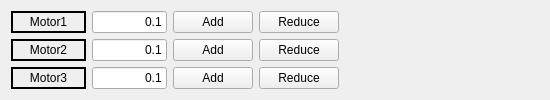
                <widget class="QWidget" name="tab_9">
                 <attribute name="title">
                  <string>Joint</string>
                 </attribute>
                 <layout class="QGridLayout" name="gridLayout_8">
                  <item row="2" column="0">
                   <widget class="QLabel" name="label_Joint_Motor3">
                    <property name="sizePolicy">
                     <sizepolicy hsizetype="Expanding" vsizetype="Preferred">
                      <horstretch>0</horstretch>
                      <verstretch>0</verstretch>
                     </sizepolicy>
                    </property>
                    <property name="frameShape">
                     <enum>QFrame::Box</enum>
                    </property>
                    <property name="lineWidth">
                     <number>2</number>
                    </property>
                    <property name="text">
                     <string>Motor3</string>
                    </property>
                    <property name="alignment">
                     <set>Qt::AlignCenter</set>
                    </property>
                   </widget>
                  </item>
                  <item row="0" column="1">
                   <widget class="QLineEdit" name="lineEdit_Motor1">
                    <property name="sizePolicy">
                     <sizepolicy hsizetype="Expanding" vsizetype="Fixed">
                      <horstretch>0</horstretch>
                      <verstretch>0</verstretch>
                     </sizepolicy>
                    </property>
                    <property name="text">
                     <string>0.1</string>
                    </property>
                    <property name="alignment">
                     <set>Qt::AlignRight|Qt::AlignTrailing|Qt::AlignVCenter</set>
                    </property>
                   </widget>
                  </item>
                  <item row="1" column="0">
                   <widget class="QLabel" name="label_Joint_Motor2">
                    <property name="sizePolicy">
                     <sizepolicy hsizetype="Expanding" vsizetype="Preferred">
                      <horstretch>1</horstretch>
                      <verstretch>0</verstretch>
                     </sizepolicy>
                    </property>
                    <property name="frameShape">
                     <enum>QFrame::Box</enum>
                    </property>
                    <property name="lineWidth">
                     <number>2</number>
                    </property>
                    <property name="text">
                     <string>Motor2</string>
                    </property>
                    <property name="alignment">
                     <set>Qt::AlignCenter</set>
                    </property>
                   </widget>
                  </item>
                  <item row="2" column="2">
                   <widget class="QPushButton" name="pushButton_Motor3_Add">
                    <property name="sizePolicy">
                     <sizepolicy hsizetype="Expanding" vsizetype="Fixed">
                      <horstretch>0</horstretch>
                      <verstretch>0</verstretch>
                     </sizepolicy>
                    </property>
                    <property name="text">
                     <string>Add</string>
                    </property>
                   </widget>
                  </item>
                  <item row="2" column="1">
                   <widget class="QLineEdit" name="lineEdit_Motor3">
                    <property name="sizePolicy">
                     <sizepolicy hsizetype="Expanding" vsizetype="Fixed">
                      <horstretch>0</horstretch>
                      <verstretch>0</verstretch>
                     </sizepolicy>
                    </property>
                    <property name="text">
                     <string>0.1</string>
                    </property>
                    <property name="alignment">
                     <set>Qt::AlignRight|Qt::AlignTrailing|Qt::AlignVCenter</set>
                    </property>
                   </widget>
                  </item>
                  <item row="0" column="0">
                   <widget class="QLabel" name="label_Joint_Motor1">
                    <property name="sizePolicy">
                     <sizepolicy hsizetype="Expanding" vsizetype="Preferred">
                      <horstretch>0</horstretch>
                      <verstretch>0</verstretch>
                     </sizepolicy>
                    </property>
                    <property name="frameShape">
                     <enum>QFrame::Box</enum>
                    </property>
                    <property name="lineWidth">
                     <number>2</number>
                    </property>
                    <property name="text">
                     <string>Motor1</string>
                    </property>
                    <property name="alignment">
                     <set>Qt::AlignCenter</set>
                    </property>
                   </widget>
                  </item>
                  <item row="1" column="1">
                   <widget class="QLineEdit" name="lineEdit_Motor2">
                    <property name="sizePolicy">
                     <sizepolicy hsizetype="Expanding" vsizetype="Fixed">
                      <horstretch>1</horstretch>
                      <verstretch>0</verstretch>
                     </sizepolicy>
                    </property>
                    <property name="text">
                     <string>0.1</string>
                    </property>
                    <property name="alignment">
                     <set>Qt::AlignRight|Qt::AlignTrailing|Qt::AlignVCenter</set>
                    </property>
                   </widget>
                  </item>
                  <item row="0" column="2">
                   <widget class="QPushButton" name="pushButton_Motor1_Add">
                    <property name="sizePolicy">
                     <sizepolicy hsizetype="Expanding" vsizetype="Fixed">
                      <horstretch>0</horstretch>
                      <verstretch>0</verstretch>
                     </sizepolicy>
                    </property>
                    <property name="text">
                     <string>Add</string>
                    </property>
                   </widget>
                  </item>
                  <item row="1" column="2">
                   <widget class="QPushButton" name="pushButton_Motor2_Add">
                    <property name="sizePolicy">
                     <sizepolicy hsizetype="Expanding" vsizetype="Fixed">
                      <horstretch>1</horstretch>
                      <verstretch>0</verstretch>
                     </sizepolicy>
                    </property>
                    <property name="text">
                     <string>Add</string>
                    </property>
                   </widget>
                  </item>
                  <item row="0" column="3">
                   <widget class="QPushButton" name="pushButton_Motor1_Reduce">
                    <property name="sizePolicy">
                     <sizepolicy hsizetype="Expanding" vsizetype="Fixed">
                      <horstretch>0</horstretch>
                      <verstretch>0</verstretch>
                     </sizepolicy>
                    </property>
                    <property name="text">
                     <string>Reduce</string>
                    </property>
                   </widget>
                  </item>
                  <item row="1" column="3">
                   <widget class="QPushButton" name="pushButton_Motor2_Reduce">
                    <property name="sizePolicy">
                     <sizepolicy hsizetype="Expanding" vsizetype="Fixed">
                      <horstretch>1</horstretch>
                      <verstretch>0</verstretch>
                     </sizepolicy>
                    </property>
                    <property name="text">
                     <string>Reduce</string>
                    </property>
                   </widget>
                  </item>
                  <item row="2" column="3">
                   <widget class="QPushButton" name="pushButton_Motor3_Reduce">
                    <property name="sizePolicy">
                     <sizepolicy hsizetype="Expanding" vsizetype="Fixed">
                      <horstretch>0</horstretch>
                      <verstretch>0</verstretch>
                     </sizepolicy>
                    </property>
                    <property name="text">
                     <string>Reduce</string>
                    </property>
                   </widget>
                  </item>
                  <item row="1" column="4">
                   <spacer name="horizontalSpacer_4">
                    <property name="orientation">
                     <enum>Qt::Horizontal</enum>
                    </property>
                    <property name="sizeHint" stdset="0">
                     <size>
                      <width>200</width>
                      <height>20</height>
                     </size>
                    </property>
                   </spacer>
                  </item>
                 </layout>
                </widget>
